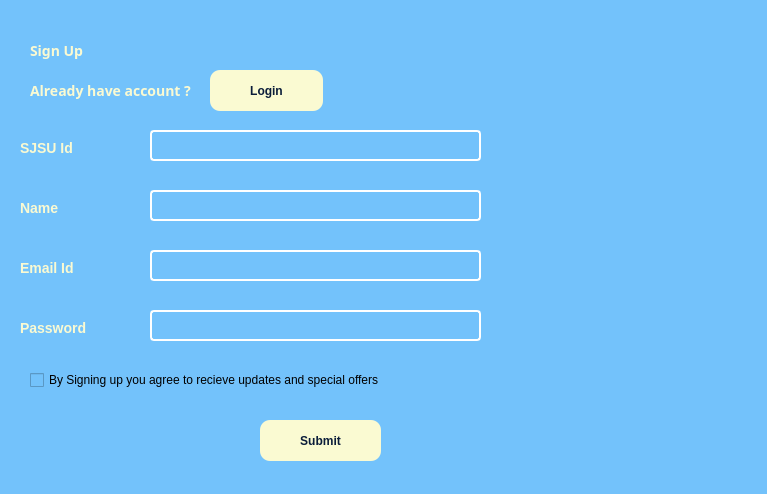
<?xml version="1.0" encoding="UTF-8"?>
<ui version="4.0">
 <class>SignUp_Dialog</class>
 <widget class="QDialog" name="SignUp_Dialog">
  <property name="geometry">
   <rect>
    <x>0</x>
    <y>0</y>
    <width>767</width>
    <height>494</height>
   </rect>
  </property>
  <property name="windowTitle">
   <string>Dialog</string>
  </property>
  <property name="styleSheet">
   <string notr="true">QWidget {
    background-color: #73C2FB; /* Ice Blue*/
    font-family: 'Segoe UI', sans-serif;
}</string>
  </property>
  <widget class="QLabel" name="Sign_Up">
   <property name="geometry">
    <rect>
     <x>30</x>
     <y>30</y>
     <width>171</width>
     <height>41</height>
    </rect>
   </property>
   <property name="font">
    <font>
     <family>Segoe UI,sans-serif</family>
     <pointsize>-1</pointsize>
     <weight>75</weight>
     <bold>true</bold>
    </font>
   </property>
   <property name="styleSheet">
    <string notr="true">QLabel {
    color: #FAFAD2;
    font-size: 14px;
    font-weight: bold;
}</string>
   </property>
   <property name="text">
    <string>Sign Up</string>
   </property>
  </widget>
  <widget class="QLabel" name="AlreadySignIn">
   <property name="geometry">
    <rect>
     <x>30</x>
     <y>80</y>
     <width>171</width>
     <height>21</height>
    </rect>
   </property>
   <property name="font">
    <font>
     <family>Segoe UI,sans-serif</family>
     <pointsize>-1</pointsize>
     <weight>75</weight>
     <bold>true</bold>
    </font>
   </property>
   <property name="styleSheet">
    <string notr="true">QLabel {
    color: #FAFAD2;
    font-size: 14px;
    font-weight: bold;
}</string>
   </property>
   <property name="text">
    <string>Already have account ?</string>
   </property>
  </widget>
  <widget class="QPushButton" name="Login">
   <property name="geometry">
    <rect>
     <x>210</x>
     <y>70</y>
     <width>113</width>
     <height>41</height>
    </rect>
   </property>
   <property name="styleSheet">
    <string notr="true">QPushButton {
    background-color: #FAFAD2; /* Gold */
    color: #0B1D3A;
    border: none;
    border-radius: 10px;
    padding: 10px;
    font-weight: bold;
}
QPushButton:hover {
    background-color: #FAFAD2;
}</string>
   </property>
   <property name="text">
    <string>Login</string>
   </property>
  </widget>
  <widget class="QLabel" name="User_ID_Label">
   <property name="geometry">
    <rect>
     <x>20</x>
     <y>140</y>
     <width>121</width>
     <height>16</height>
    </rect>
   </property>
   <property name="styleSheet">
    <string notr="true">QLabel {
    color: #FAFAD2;
    font-size: 14px;
    font-weight: bold;
}</string>
   </property>
   <property name="text">
    <string>SJSU Id</string>
   </property>
   <property name="textFormat">
    <enum>Qt::RichText</enum>
   </property>
   <property name="scaledContents">
    <bool>true</bool>
   </property>
  </widget>
  <widget class="QLineEdit" name="EnterYourEmailUser">
   <property name="geometry">
    <rect>
     <x>150</x>
     <y>130</y>
     <width>331</width>
     <height>31</height>
    </rect>
   </property>
   <property name="styleSheet">
    <string notr="true">QLineEdit {
    background-color: transparent;
    border: 2px solid white;
    border-radius: 4px;
    padding: 6px;
    font-size: 14px;
    color: yellow;
}</string>
   </property>
  </widget>
  <widget class="QLabel" name="Name">
   <property name="geometry">
    <rect>
     <x>20</x>
     <y>200</y>
     <width>121</width>
     <height>16</height>
    </rect>
   </property>
   <property name="styleSheet">
    <string notr="true">QLabel {
    color: #FAFAD2;
    font-size: 14px;
    font-weight: bold;
}</string>
   </property>
   <property name="text">
    <string>Name</string>
   </property>
   <property name="textFormat">
    <enum>Qt::RichText</enum>
   </property>
   <property name="scaledContents">
    <bool>true</bool>
   </property>
  </widget>
  <widget class="QLineEdit" name="EnterYourEmailUser_2">
   <property name="geometry">
    <rect>
     <x>150</x>
     <y>190</y>
     <width>331</width>
     <height>31</height>
    </rect>
   </property>
   <property name="styleSheet">
    <string notr="true">QLineEdit {
    background-color: transparent;
    border: 2px solid white;
    border-radius: 4px;
    padding: 6px;
    font-size: 14px;
    color: yellow;
}</string>
   </property>
  </widget>
  <widget class="QLabel" name="EmailId_label">
   <property name="geometry">
    <rect>
     <x>20</x>
     <y>260</y>
     <width>111</width>
     <height>16</height>
    </rect>
   </property>
   <property name="styleSheet">
    <string notr="true">QLabel {
    color: #FAFAD2;
    font-size: 14px;
    font-weight: bold;
}</string>
   </property>
   <property name="text">
    <string>Email Id</string>
   </property>
   <property name="textFormat">
    <enum>Qt::RichText</enum>
   </property>
   <property name="scaledContents">
    <bool>true</bool>
   </property>
  </widget>
  <widget class="QLineEdit" name="EnterYourEmailUser_3">
   <property name="geometry">
    <rect>
     <x>150</x>
     <y>250</y>
     <width>331</width>
     <height>31</height>
    </rect>
   </property>
   <property name="styleSheet">
    <string notr="true">QLineEdit {
    background-color: transparent;
    border: 2px solid white;
    border-radius: 4px;
    padding: 6px;
    font-size: 14px;
    color: yellow;
}</string>
   </property>
  </widget>
  <widget class="QCheckBox" name="Checkbox">
   <property name="geometry">
    <rect>
     <x>30</x>
     <y>370</y>
     <width>431</width>
     <height>20</height>
    </rect>
   </property>
   <property name="styleSheet">
    <string notr="true">Check Box{
    color: #FAFAD2;
    font-size: 14px;
    font-weight: bold;
}</string>
   </property>
   <property name="text">
    <string>By Signing up you agree to recieve updates and special offers</string>
   </property>
  </widget>
  <widget class="QPushButton" name="Submit">
   <property name="geometry">
    <rect>
     <x>260</x>
     <y>420</y>
     <width>121</width>
     <height>41</height>
    </rect>
   </property>
   <property name="styleSheet">
    <string notr="true">QPushButton {
    background-color: #FAFAD2; /* Gold */
    color: #0B1D3A;
    border: none;
    border-radius: 10px;
    padding: 10px;
    font-weight: bold;
}
QPushButton:hover {
    background-color: #FAFAD2;
}</string>
   </property>
   <property name="text">
    <string>Submit</string>
   </property>
  </widget>
  <widget class="QLabel" name="Image">
   <property name="geometry">
    <rect>
     <x>510</x>
     <y>100</y>
     <width>211</width>
     <height>231</height>
    </rect>
   </property>
   <property name="autoFillBackground">
    <bool>false</bool>
   </property>
   <property name="styleSheet">
    <string notr="true">QLabel {
    background-color: #73C2FB; /* Ice Blue*/
    font-family: 'Segoe UI', sans-serif;
}</string>
   </property>
   <property name="text">
    <string/>
   </property>
   <property name="pixmap">
    <pixmap>../Images/ChatGPT Image Apr 21, 2025, 12_09_12 AM.png</pixmap>
   </property>
   <property name="scaledContents">
    <bool>true</bool>
   </property>
  </widget>
  <widget class="QLabel" name="Password_2">
   <property name="geometry">
    <rect>
     <x>20</x>
     <y>320</y>
     <width>111</width>
     <height>16</height>
    </rect>
   </property>
   <property name="styleSheet">
    <string notr="true">QLabel {
    color: #FAFAD2;
    font-size: 14px;
    font-weight: bold;
}</string>
   </property>
   <property name="text">
    <string>Password</string>
   </property>
   <property name="textFormat">
    <enum>Qt::RichText</enum>
   </property>
   <property name="scaledContents">
    <bool>true</bool>
   </property>
  </widget>
  <widget class="QLineEdit" name="EnterYourEmailUser_4">
   <property name="geometry">
    <rect>
     <x>150</x>
     <y>310</y>
     <width>331</width>
     <height>31</height>
    </rect>
   </property>
   <property name="styleSheet">
    <string notr="true">QLineEdit {
    background-color: transparent;
    border: 2px solid white;
    border-radius: 4px;
    padding: 6px;
    font-size: 14px;
    color: yellow;
}</string>
   </property>
  </widget>
 </widget>
 <resources/>
 <connections/>
</ui>
